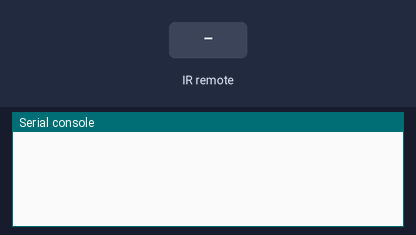
A program run on a simulated ESP32 board running MicroPython. Shown: the last lines printed to the serial console. Inputs (shaded band) come from the test bench.

Above: at 1.2 s.
1.3 s: infrared code 0x45 received
At 2.1 s:
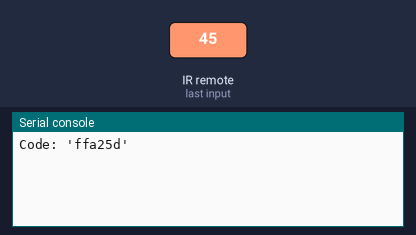
3.0 s: infrared code 0x46 received
At 4.5 s:
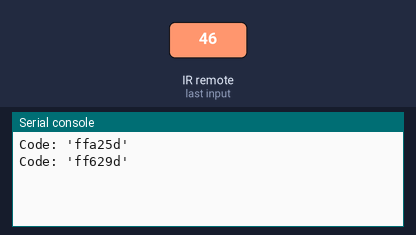
4.8 s: infrared code 0x16 received
At 6.0 s:
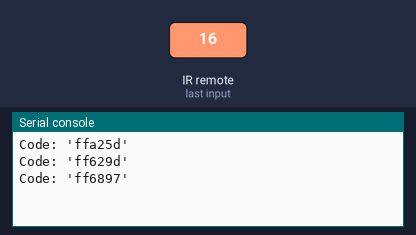
6.6 s: infrared code 0x0C received
At 7.5 s:
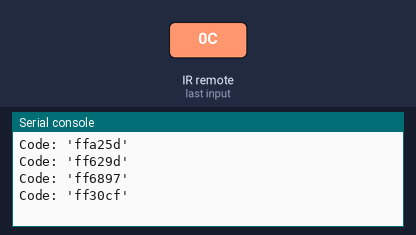

The program:

ir_receiver_demo-1.py
```python
# file: ir_receiver_demo-1.py
# https://medium.com/@rawat.s/micropython-programming-for-esp32-14-3474eeccdddd
from machine import Pin
import utime as time
from ir_receiver import IR_RECV
ir = IR_RECV( Pin(12), timeout=80 )
try:
    while True:
        codes = ir.read()
        for code in codes:
            print("Code: '{}'".format(code) )
        time.sleep_ms(300)
except KeyboardInterrupt:
    pass
finally:
    ir.deinit()
    print('Done')
```

ir_receiver.py
```python
# file: ir_receiver.py
# https://medium.com/@rawat.s/micropython-programming-for-esp32-14-3474eeccdddd
from machine import Pin, Timer
import utime as time
from micropython import const
HEAD_INIT_MARK_MIN    = const(8000)
HEAD_INIT_SPACE_MIN   = const(4000)
HEAD_REPEAT_MARK_MIN  = const(HEAD_INIT_MARK_MIN)
HEAD_REPEAT_SPACE_MIN = const(HEAD_INIT_SPACE_MIN//2)
BIT_MARK_MIN   = const(400)
BIT_MARK_MAX   = const(700)
BIT0_SPACE_MIN = const(BIT_MARK_MIN)
BIT0_SPACE_MAX = const(BIT_MARK_MAX)
BIT1_SPACE_MIN = const(1500)
BIT1_SPACE_MAX = const(1800)

class IR_RECV():
    """This class implements an IR decoder for NEC protocol."""

    def __init__(self, pin, timer_id=-1,timeout=100):
        self._ts = 128*[0] # array for timestamp values (usec)
        self._saved_ts = 0
        self._index    = -1
        self._max_cnt  = 0
        self._timeout  = timeout
        self._pin = pin # IR input pin
        self._pin.init( mode=Pin.IN, pull=Pin.PULL_UP )
        trig_mode = (Pin.IRQ_FALLING | Pin.IRQ_RISING)
        self._pin.irq( trigger=trig_mode, handler=self._pin_cb )
        self._tim = Timer( timer_id ) # software timer
        self._codes = []

    def _decode(self):
        mark, space = self._ts[0], self._ts[1]
        if mark < HEAD_INIT_MARK_MIN:
            return
        if space > HEAD_INIT_SPACE_MIN:
            # found start sequence
            bits = []
            for i in range(2,self._max_cnt,2):
                mark, space = self._ts[i], self._ts[i+1]
                if BIT_MARK_MIN < mark < BIT_MARK_MAX:
                    if BIT0_SPACE_MIN < space < BIT0_SPACE_MAX:
                        bits.append('0')
                    elif BIT1_SPACE_MIN < space < BIT1_SPACE_MAX:
                        bits.append('1')
                else: # error
                    return
            bin_str = ''.join(bits)
            try:
                if len(bin_str) > 0:
                    # only 32-bit value
                    code = (int(bin_str,2)) & 0xffffffff
                    hex_str = hex(code)[2:]
                    self._codes.append( hex_str )
            except Exception as ex:
                pass
        elif space > HEAD_REPEAT_SPACE_MIN:
            if self._max_cnt == 3:
                self._codes.append( '0' ) # repeat code

    def _timer_cb(self, t):
        self._tim.init(callback=None)
        self._max_cnt = self._index
        self._index = -1
        if self._max_cnt > 1:
            self._decode() # decode bits

    def read(self):
        _codes = self._codes[:]
        self._codes = []
        return _codes

    def _pin_cb(self, p):
        # read current timestamp
        ts = time.ticks_us()
        if self._index == -1:
            # detected the first event (transition)
            # start timer in one-shot mode
            self._tim.init( period=self._timeout,
                            mode=Timer.ONE_SHOT,
                            callback=self._timer_cb )
        elif self._index < len(self._ts):
            t_width = time.ticks_diff(ts, self._saved_ts)
            self._ts[ self._index ] = t_width
        self._index += 1
        self._saved_ts = ts

    def deinit(self):
        self._pin.irq(handler=None)
        self._tim.deinit()
```

Measured:
- after the input at 1.3 s, the serial console: prints a new line after 0.20 s (image 1)
- after the input at 3.0 s, the serial console: prints a new line after 0.30 s (image 2)
- after the input at 4.8 s, the serial console: prints a new line after 0.30 s (image 3)
- after the input at 6.6 s, the serial console: prints a new line after 0.30 s (image 4)
